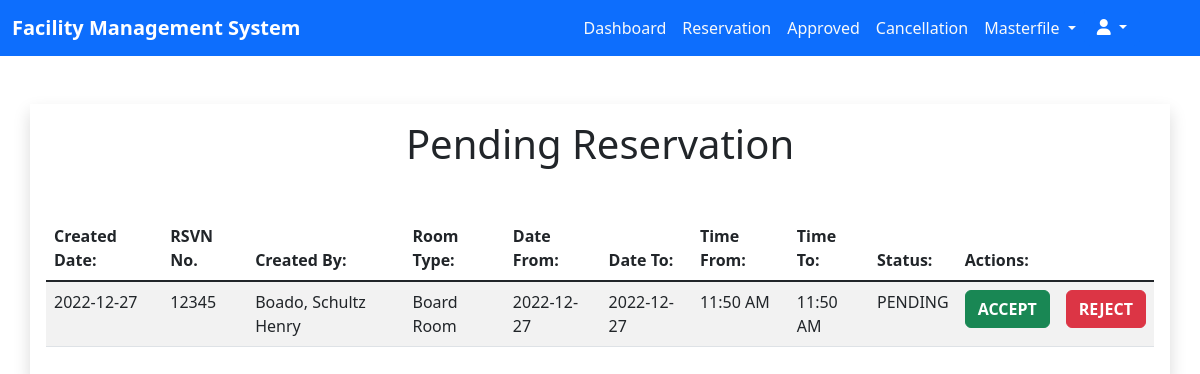
Before: /admin/pending_reservation.php (signed in) with the older database file.
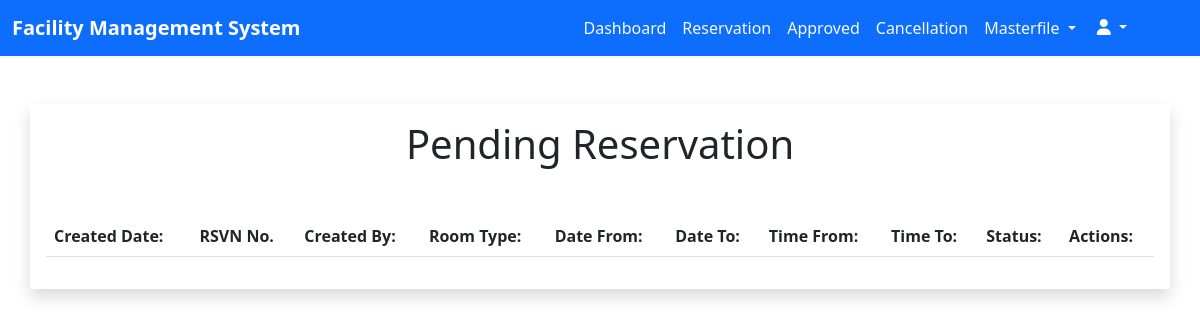
After: the same page with the newer database file.
### tables this page shows
CREATE TABLE `reservations` (
  `id` int(11) NOT NULL AUTO_INCREMENT,
  `users_id` int(11) DEFAULT NULL,
  `created_date` date DEFAULT current_timestamp(),
  `rsvn_no` varchar(255) NOT NULL,
  `created_by` varchar(255) NOT NULL,
  `room_type` varchar(255) NOT NULL,
  `date_from` date NOT NULL,
  `date_to` date NOT NULL,
  `time_from` time(6) NOT NULL,
  `time_to` time(6) NOT NULL,
  `statuses` varchar(255) NOT NULL,
  `cancel_reasons` varchar(255) NOT NULL,
  PRIMARY KEY (`id`),
  KEY `fk_users` (`users_id`),
  CONSTRAINT `fk_users` FOREIGN KEY (`users_id`) REFERENCES `users_accounts` (`id`)
);

### admin/pending_reservation.php (the view, shortened to what this page needs)
<?php
  include_once $_SERVER['DOCUMENT_ROOT'] . '/facility_management/database/connection.php';
  $sqlReadReservations = "SELECT * FROM reservations WHERE statuses = 'PENDING'";
  $stmt = $con->prepare($sqlReadReservations);
  $stmt->execute();
?>
<!DOCTYPE html>
<html lang="en">
<head>
  <link href="https://cdn.jsdelivr.net/npm/bootstrap@5.2.3/dist/css/bootstrap.min.css" rel="stylesheet"
 />
  <link rel="stylesheet" href="./styles/reserve.css" />
</head>
<body>
  <nav class="navbar navbar-expand-lg bg-primary">
    <div class="container-fluid">
      <a class="navbar-brand fw-bold text-white __navbar-brand" href="dashboard_admin.php">Facility Management
        System</a>
      <div class="collapse navbar-collapse" id="nav">
        <ul class="navbar-nav ms-auto mb-2 mb-lg-0 me-5">
          <li class="nav-item text-center">
            <a href="dashboard_admin.php" class="nav-link text-light">Dashboard</a>
          </li>
          <li class="nav-item text-center">
            <a href="pending_reservation.php" class="nav-link text-light">Reservation</a>
          </li>
          <li class="nav-item text-center">
            <a href="approved.php" class="nav-link text-light">Approved</a>
          </li>
          <li class="nav-item text-center">
            <a href="cancellation.php" class="nav-link text-light">Cancellation</a>
          </li>
          <li class="nav-item dropdown text-center">
            <a class="nav-link dropdown-toggle text-center text-light" href="#" data-bs-toggle="dropdown">
              Masterfile
            </a>
          </li>
          <div class="dropdown">
            <button class="btn btn-primary dropdown-toggle" type="button" data-bs-toggle="dropdown">
              <i class="fa-sharp fa-solid fa-user"></i>
            </button>
          </div>
        </ul>
      </div>
    </div>
  </nav>
  <div class="container-fluid mt-5">
    <div class="container shadow p-3 mb-5 bg-body-rounded">
      <p class="h1 text-center mb-5">Pending Reservation</p>
      <div class="table-responsive">
        <table class="table table-striped table-hover">
          <thead>
            <tr>
              <th scope="col">Created Date:</th>
              <th scope="col">RSVN No.</th>
              <th scope="col">Created By:</th>
              <th scope="col">Room Type:</th>
              <th scope="col">Date From:</th>
              <th scope="col">Date To:</th>
              <th scope="col">Time From:</th>
              <th scope="col">Time To:</th>
              <th scope="col">Status:</th>
              <th scope="col" col="2">Actions:</th>
            </tr>
          </thead>
          <tbody class="table-group-divider">
            <?php while($rowReservations = $stmt->fetch()) { ?>
            <tr id="myTableRow">
              <td><?php echo $rowReservations->created_date ?></td>
              <td><?php echo $rowReservations->rsvn_no ?></td>
              <td><?php echo $rowReservations->created_by ?></td>
              <td><?php echo $rowReservations->room_type ?></td>
              <td><?php echo $rowReservations->date_from ?></td>
              <td><?php echo $rowReservations->date_to?></td>
              <td><?php echo date("h:i A", strtotime($rowReservations->time_from)) ?></td>
              <td><?php echo date("h:i A", strtotime($rowReservations->time_to)) ?></td>
              <td><?php echo $rowReservations->statuses ?></td>
              <td>
                <form action="./php/reservation_accept.php" method="post">
                  <button type="button" class="btn btn-success fw-bold" data-bs-toggle="modal"
                    data-bs-target="#acceptModal-<?php echo $rowReservations->id ?>"
                    value="<?php echo $rowReservations->id ?>">ACCEPT</button>
                </form>
              </td>
              <td>
                <form action="./php/reservation_reject.php" method="post">
                  <button type="button" class="btn btn-danger fw-bold" data-bs-toggle="modal"
                    data-bs-target="#rejectModal-<?php echo $rowReservations->id ?>"
                    value="<?php echo $rowReservations->id ?>">
                    REJECT
                  </button>
                </form>
              </td>
            </tr>
            <?php } ?>
          </tbody>
        </table>
</body>
</html>

Changed rows visible on the page:
removed reservations: created_date "2022-12-27", rsvn_no "12345", created_by "Boado, Schultz Henry", room_type "Board Room", date_from "2022-12-27", date_to "2022-12-27", time_from "11:50 AM", time_to "11:50 AM", statuses "PENDING", $rowReservations->id 61 (drawn)
